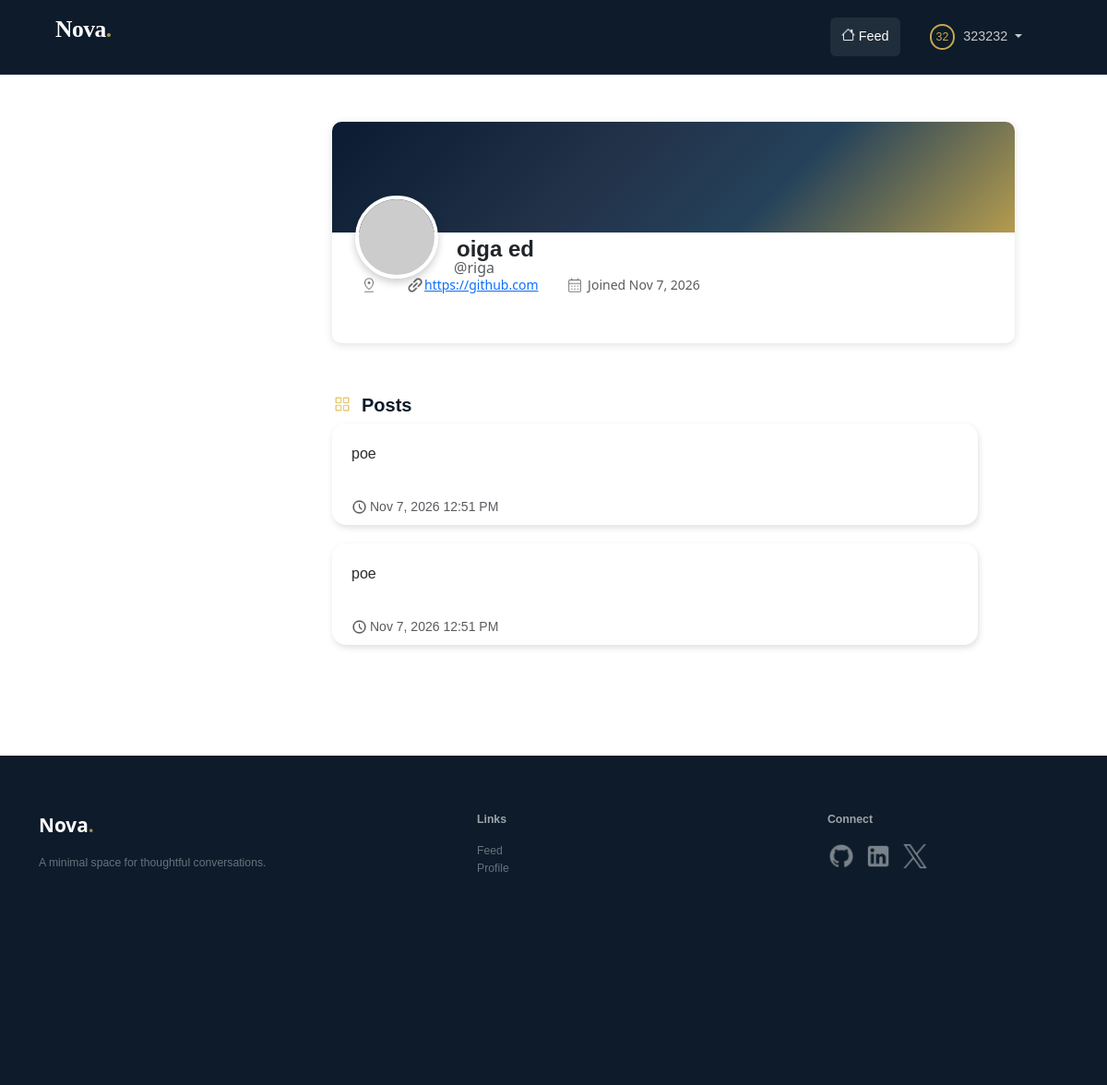
Page /profile/riga (signed in) on the committed database.
### app/models.py (models this page shows, shortened)
class User(db.Model, UserMixin):
    id = db.Column(db.Integer, primary_key=True)
    first_name = db.Column(db.String(64), index=True)
    last_name = db.Column(db.String(64), index=True)
    username = db.Column(db.String(64), index=True, unique=True)
    email = db.Column(db.String(120), index=True, unique=True)
    bio = db.Column(db.String(140))
    location = db.Column(db.String(64))
    website = db.Column(db.String(120))
    password_hash = db.Column(db.String(128))
    posts = db.relationship('Post', backref='author', lazy='dynamic')
    member_since = db.Column(db.DateTime, default=datetime.utcnow)
    def avatar(self, size):
        digest = md5(self.email.lower().encode('utf-8')).hexdigest()
        return f'https://www.gravatar.com/avatar/{digest}?d=identicon&s={size}'

class Post(db.Model):
    id = db.Column(db.Integer, primary_key=True)
    body = db.Column(db.String(140))
    timestamp = db.Column(db.DateTime, index=True, default=datetime.utcnow)
    user_id = db.Column(db.Integer, db.ForeignKey('user.id'))

### app/routes.py (the view)
@app.route('/profile/<username>')
@login_required
def profile(username):
    user = User.query.filter_by(username=username).first_or_404()
    page = request.args.get('page', 1, type=int)
    posts = Post.query.filter_by(author=user).paginate(
        page=page, per_page=app.config.get('POSTS_PER_PAGE', 5), error_out=False
    )
    next_url = url_for('profile', username=user.username, page=posts.next_num) \
        if posts.has_next else None
    prev_url = url_for('profile', username=user.username, page=posts.prev_num) \
        if posts.has_prev else None
    return render_template(
        'profile.html',
        title='Profile',
        user=user,
        posts=posts.items,
        next_url=next_url,
        prev_url=prev_url
    )

### app/models.py (called while the page is built)
@login.user_loader
def load_user(id):
    return User.query.get(int(id))

### app/routes.py (called while the page is built)
@app.before_request
def before_request():
    if current_user.is_authenticated:
        current_user.last_seen = datetime.utcnow()
        db.session.commit()

### app/templates/profile.html (shortened to what this page needs)
{% extends 'base.html' %}
{% block content %}
<section class="proflie-body">
    <div class="profile-card">
        <div class="profile-card-background">
        </div>
        <div class="profile-card-content">
            <div class="d-flex mb-0">
                <img src="{{ user.avatar(80) }}" alt="Avatar" class="rounded-circle profile-avatar">
                <p style=" margin-left: 20px;  margin-bottom: 20px; font-family: sans-serif; font-size: 24px; font-weight: 700; color: rgb(33, 37, 41);">{{ user.first_name }} {{ user.last_name }}</p>
            </div>
            <div class="button-username">
                <p style=" margin-right: 0px; padding-right: 0px; margin-left: 132px; margin-top: -30px; color: rgba(33, 37, 41, 0.75); font-size:16px; font-weight: 400;">@{{ user.username }}</p>
            </div>
            <div style="display: flex; vertical-align: middle;">
                <div class="profile-location">
                    <p style="margin-left: 30px; margin-top: -10px; color: rgba(33, 37, 41, 0.75); font-size:14px; font-weight: 400;"><img src="{{ url_for('static', filename='images/pin-drop-icon.png') }}" alt="Pin drop Icon" class="pin-drop-icon"> {{ user.location }}</p>
                </div>
                <div class="profile-website">
                    <p style="margin-left: 30px; margin-top: -10px; color: rgba(33, 37, 41, 0.75); font-size:14px; font-weight: 400;"><img src="{{ url_for('static', filename='images/link-icon.png') }}" alt="Link Icon" class="link-icon"><a href="{{ user.website }}" target="_blank" rel="noopener noreferrer">{{ user.website }}</a></p>
                </div>
                <div class="profile-joined">
                    <p style="margin-left: 30px; margin-top: -10px; color: rgba(33, 37, 41, 0.75); font-size:14px; font-weight: 400;"><img src="{{ url_for('static', filename='images/calendar-icon.png') }}" alt="Calendar Icon" class="calendar-icon"> Joined {{ moment(user.member_since).format('ll') }}</p>
                </div>
            </div>
        </div>
    </div>
    <div class="profile-posts d-flex">
        <img style="width: 22px; height: 22px; margin-right: 10px;" src="{{ url_for('static', filename='images/gold-squares-2x2.png') }}" alt="">
        <h1 style="color: rgb(13, 27, 42); font-family: 'DM Sans', sans-serif; font-weight: 600; font-size: 20px;">Posts</h1>
    </div>
    {% for post in posts %}
        {% if post %}
            <table class="profile-post-table">
                <tr valign="top">
                    <td>
                        <div class="profile-post-body">{{post.body}}</div>
                        <div class="profile-post-timestamp"><img src="{{ url_for('static', filename='images/clock-icon.png') }}" alt="Calendar Icon" class="clock-icon">{{ moment(post.timestamp).format('lll') }}</div>
                    </td>
                </tr>
            </table>
        {% endif %}
    {% endfor %}
</section>
        <section class="footer-pg2">
            <div class="container" style="margin-top: 50px; margin-bottom: 200px; height: 50%;">
                <div class="row">
                    <div class="col-md-5">
                        <a class="navbar-brand-footer d-flex">Nova<div style="color: rgb(168, 143, 70);"><p>.</p></div></a>
                        <p class="footer-text">A minimal space for thoughtful conversations.</p>
                    </div>
                    <div class="col-md-4 footer-links footer-text">
                        <p class="footer-title">Links</p>
                        <ul class="list-unstyled">
                            <li><a href="{{ url_for('feed') }}">Feed</a></li>
                            <li><a href="{{ url_for('profile', username=current_user.username) }}">Profile</a></li>
                        </ul>
                    </div>
                    <div class="col-md-3">
                        <p class="footer-title">Connect</p>
                        <div class="d-flex justify-content-start">
                            <a class="btn-social" href="#"><img src="{{ url_for('static', filename='images/github-logo.png') }}" alt="GitHub" class="img-fluid"></a>
                            <a class="btn-social" href="#"><img src="{{ url_for('static', filename='images/linkedin-logo.png') }}" alt="LinkedIn" class="img-fluid"></a>
                            <a class="btn-social" href="#"><img src="{{ url_for('static', filename='images/x-logo.png') }}" alt="X" class="img-fluid"></a>
                        </div>
                    </div>
                </div>
            </div>
        </section>
{% endblock %}

### app/templates/base.html (shortened to what this page needs)
<!DOCTYPE html>
<html lang="en">
    <head>
        <link href="https://cdn.jsdelivr.net/npm/bootstrap@5.3.8/dist/css/bootstrap.min.css"
         rel="stylesheet"
>
          <link rel="stylesheet" href="{{ url_for('static', filename='css/styles.css') }}">
    </head>
    <body>
        <div class="navbar">
            <nav class="navbar navbar-expand-lg fixed-top">
                <div class=" nav container-fluid">
                    {% if current_user.is_authenticated %}
                        <a class="navbar-brand d-flex" href="{{ url_for('feed') }}">Nova<div style="color: rgb(168, 143, 70);"><p>.</p></div></a>
                        <div class="collapse navbar-collapse" id="navbarNav">
                            <ul class="navbar-nav me-5 d-flex ms-auto">
                                <div>
                                    <li class="d-flex align-items-center">
                                        <a class="btn-7" aria-current="page" href="{{ url_for('feed') }}">
                                            <img src="{{ url_for('static', filename='images/House-icon.png') }}" alt="Icon" class="nav-icon">
                                            Feed
                                        </a>
                                    </li>
                                </div>
                                <div class="dropdown">
                                    <li class="btn-dropdown_nav dropdown-toggle" role="button" id="dropdownMenuLink" data-bs-toggle="dropdown" aria-expanded="false"
                                            data-bs-toggle="dropdown">
                                        <a class="btn-username" aria-current="page" href="#">{{ current_user.username[:2] | upper }}</a>
                                        {{ current_user.username }}
                                     </li>
                                </div>
                            </ul>
                        </div>
                    {% endif %}
                </div>
            </nav>
        </div>
        {% block content %}{% endblock %}
    </body>
</html>

### app/static/css/styles.css (style rules this page uses)
.navbar { background-color: rgb(13, 27, 42); padding-left: 60px; padding-right: 20px; border-bottom: 1px solid; border-color: rgb(30, 49, 71); width: 100%; }
.navbar-brand { font-family: serif; color: white !important; font-weight: 700; font-size: 25.6px; letter-spacing: -0.512px; }
.navbar-brand-footer { color: white !important; font-weight: bold; font-size: 1.3rem; text-decoration: none; }
.btn-social { margin-right: 10px; width: 30px; height: 30px; }
.footer-text { font-family: sans-serif; font-weight: 400; font-size: 12.25px; color: rgb(104, 114, 124); }
.list-unstyled a { color: rgb(104, 114, 124); text-decoration: none; transition: all 0.3s ease; }
.footer-title { font-family: sans-serif; font-weight: 600; font-size: 12.25px; color: RGBA(255, 255, 255, 0.6); }
.btn-7 { font-family: sans-serif; font-size: 14.4px; font-weight: 500; color:#ffffff; background-color: rgb(32, 45, 59); text-decoration: none; padding: 5px 12px; padding-top: 10px; padding-bottom: 10px; margin-right: 20px; border-radius: 6px; }
.btn-username { margin-right: 5px; text-decoration: none; padding: 5px 5px; border: 2px solid rgb(200,167,76); border-radius: 43px; font-size: 12.4px; font-weight: 100; color: rgb(200,167,76); }
.nav-icon { width: 15px; height: 15px; margin-bottom: 6px; padding-bottom: 0px; }
.btn-dropdown_nav { border-radius: 8px; background-color: rgb(13, 27, 42); color: #cacaca; font-family: sans-serif; font-size: 14.4px; padding: 10.2px 12px; }
.footer-pg2 { margin-top: 10%; background-color: rgb(13, 27, 42); color: white; padding: 10px; }
.clock-icon { width: 17px; height: 17px; margin-right: 3px; margin-top: -2px; }
.profile-card { height: 240px; width : 740px; margin-top: 115px; padding: 0px; margin-left: 30%; border-radius: 10px; box-shadow: rgba(99, 99, 99, 0.2) 0px 2px 8px 0px; }
.profile-card-background { height: 50%; width: 100%; background-image: linear-gradient( 135deg, #0a1c31 0%, hsl(215, 37%, 21%) 40%, #25425a 65%, rgb(181,156,78) 100% ); border-radius: 10px 10px 0px 0px; }
.profile-avatar { width: 90px; height: 90px; border-radius: 50%; border: 4px solid #ffffff; box-shadow: 0 4px 8px rgba(0, 0, 0, 0.2); margin-top: -40px; margin-left: 25px; margin-bottom: 0px; position: relative; z-index: 2; }
.profile-posts { margin-left: 30%; margin-top: 55px; }
.profile-post-table { margin-left: 30%; width: 700px; height: 110px; border-radius: 15px; margin-bottom: 20px; box-shadow: rgba(99, 99, 99, 0.2) 1px 3px 6px 0px; transition: all 0.2s ease; }
.profile-post-body { color: rgb(44, 44, 44); margin-top: 20px; margin-left: 20px; font-family: sans-serif; font-size: 16px; font-weight: 400; }
.profile-post-timestamp { color: rgba(33, 37, 41, 0.75); margin-left: 20px; margin-top: 5%; font-family: sans-serif; font-size: 14px; font-weight: 400; }
.pin-drop-icon { width: 20px; height: 20px; margin-bottom: 3px; }
.link-icon { width: 20px; height: 20px; margin-bottom: 3px; }
.calendar-icon { width: 20px; height: 20px; margin-bottom: 3px; }

### rows in the picture
User: username "32", username "323232"
User: first_name "oiga", last_name "ed", username "riga", website "https://github.com", member_since "Nov 7, 2026"
Post: body "poe", timestamp "Nov 7, 2026 12:51 PM"
Post: body "poe", timestamp "Nov 7, 2026 12:51 PM"
